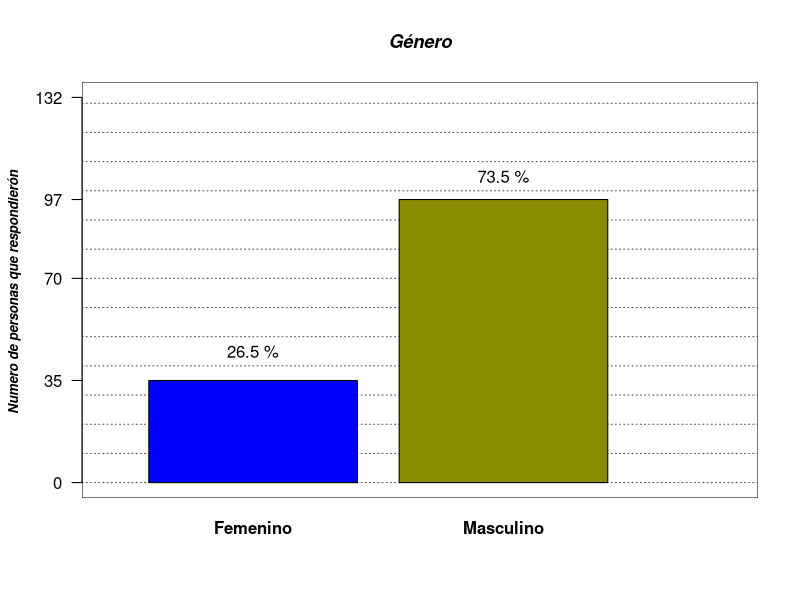
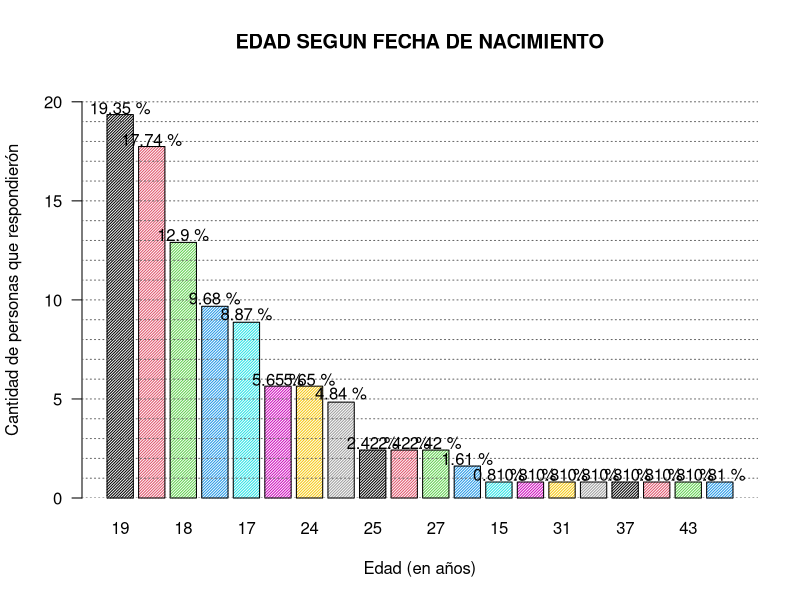
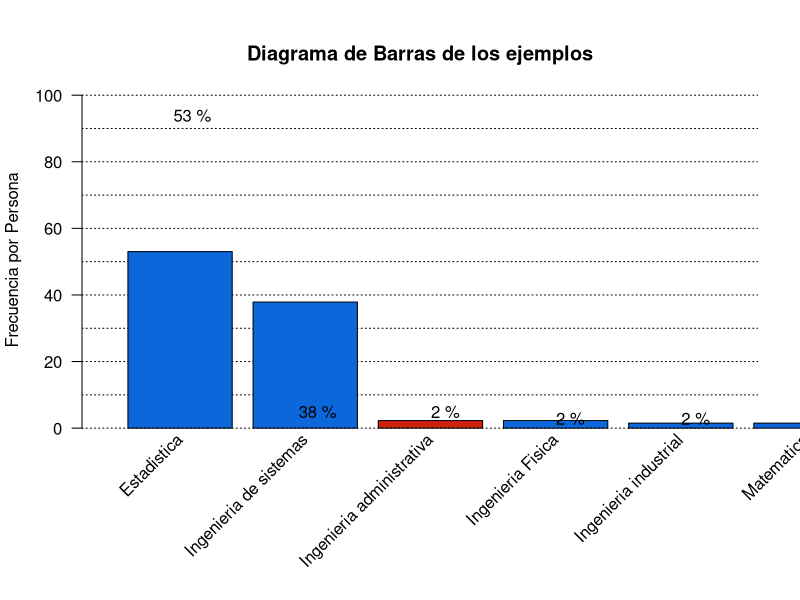
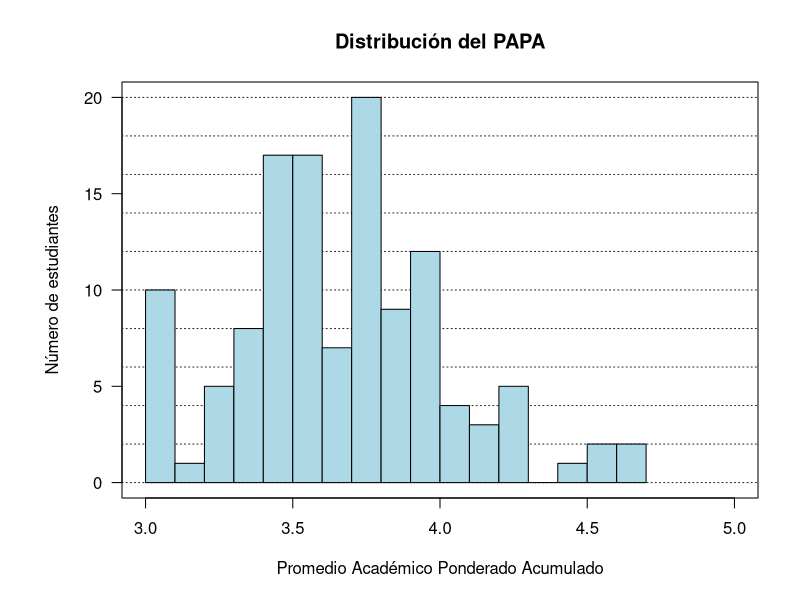
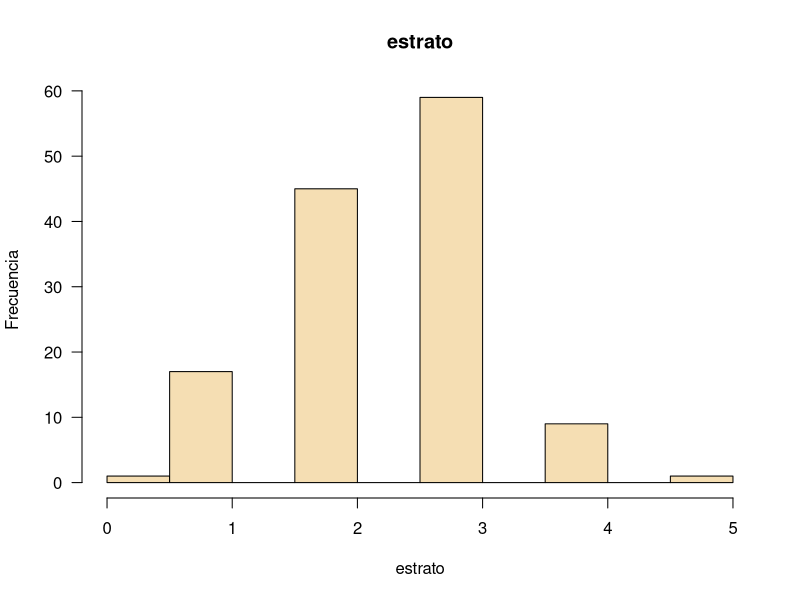
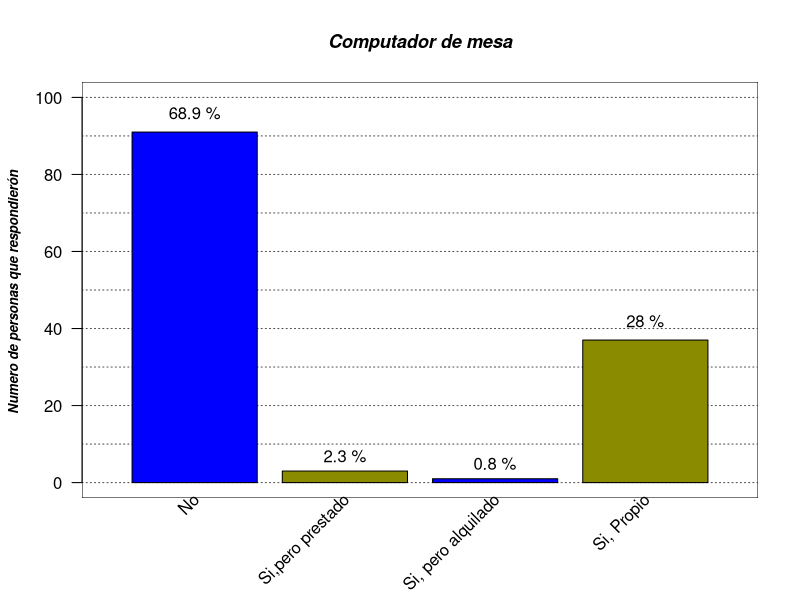
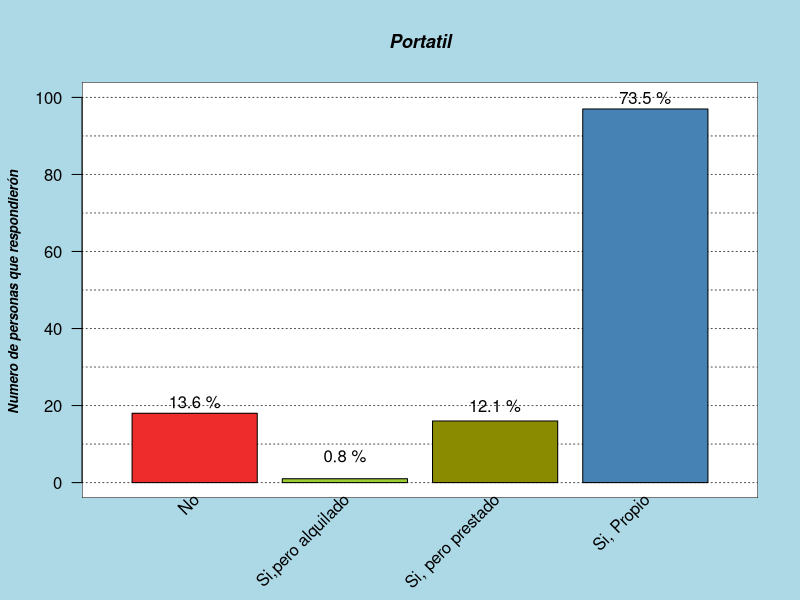
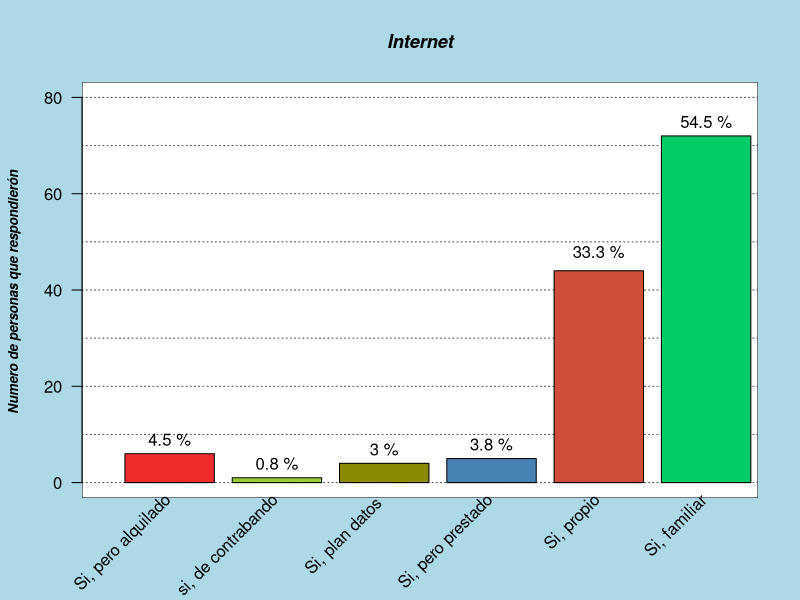

The R source for these figures, in order: (Note: this script raises an error after producing the figures.)
## ---- chunk 1
knitr::opts_chunk$set(echo = FALSE,
                      message = FALSE,
                      warning = FALSE)
## ---- chunk 2
library(knitr)
library(ggplot2)
library(dplyr)
library(hexbin)
library(tidyverse)
encuesta <- read.csv2("Encuesta_habitos_dep.csv", 
                       encoding = "UTF-8",
                      header = TRUE,
                       dec = ".")
## ---- chunk 3
genero <- table(encuesta$genero)
kable(genero,col.names = c("Genero","Cantidad de Respuestas"))
## ---- chunk 4
parametros_anterior <- par(no.readonly = TRUE)
#grafica de variable genero

par(bg="white")
plot(seq(0,3, length.out = 132), seq(0,132, length.out = 132), type="n",
     main   = "Género",
     
     font.main = 4,
     font.lab  = 4,
     cex.main  = 1.1,
     cex.lab   = 0.8,
     cex.sub   = 0.8,
     axes      = FALSE,
     xlab      = " ",
     ylab      = "Numero de personas que respondierón ",
     
     )

rect(par("usr")[1],par("usr")[3],par("usr")[2],par("usr")[4],col="white")

abline(h   = seq(0,132,10), 
       col = rep("grey30",17), 
       lty = 3,
       
       )

#mostramos con barplot la tabla1
grafica_genero <- barplot(genero,
                col       = c("blue", "yellow4"),
                font.axis = 2,
                axes      = FALSE,
                add       = TRUE
                )
axis(2, at = c(0,35,70,97,132),las = 1)

text(grafica_genero,
     c(45,105),
     labels = paste(round((genero/sum(genero)*100),1),"%")
     )

par(parametros_anterior)
## ---- chunk 5
kable(table(encuesta$edad),col.names = c("Edad","Número de Respuestas"))
## ---- chunk 6
a1 <-table(encuesta$edad)
## ---- chunk 7
b1 <-a1/sum(a1) * 100
## ---- chunk 8
parametros_anterior <- par(no.readonly = TRUE)
colores <-c("#0c67da")
b1<- b1[order(b1, decreasing=TRUE)]
ht <- barplot(b1, 
        las = 1, 
        space = 0.2,
        main = "EDAD SEGUN FECHA DE NACIMIENTO",
        density = 50,
        ylab = "Cantidad de personas que respondierón",
        xlab = "Edad (en años)",
        ylim = c(0,21),
         col = 1:dim(b1))
abline(h = seq(0, 20,1 ), col= rep("grey40",8), lty = 3)
text(ht, c (19.70, 18.1, 13.3, 10.1, 9.3,6,6,5.3,2.8,2.8,2.8,2,1.2,1.2,1.2,1.2,1.2,1.2,1.2,1.2) , labels = paste(round(b1,2),"%"))

par(parametros_anterior)

## ---- chunk 9
a2 <- table(encuesta$Carrera_depurada)

## ---- chunk 10
a0 <-a2/sum(a2) * 100

## ---- chunk 11
kable(a2,col.names = c("Carrera","Cantidad de Respuestas"))
## ---- chunk 12
parametros_anterior <- par(no.readonly = TRUE)
colores <-c("#0c67da", "#0c67da", "#cc1f0e", "#0c67da", "#0c67da")
a0<- a0[order(a0, decreasing=TRUE)]
par(mar=parametros_anterior$mar+c(3,0,0,0))
plot(seq(0,5, length.out= 100),1:100, type= "n",
     axes = FALSE, 
     main = "\nDiagrama de Barras de los ejemplos",
     xlab= "",
     ylab= "Frecuencia por Persona",
     besides= FALSE,
     xlim= c(0,6))

abline(h = seq(0, 100, 10),  col= "black", lty = 3)
ht <- barplot(a0, 
        las = 1, 
        ylim = c(0,80),
        xlab= "",
        names.arg = "",
        col = colores,
        add= TRUE)
text(ht, c (94,5,5,3,3), 
     labels = paste(formatC(round(a0),
                    digits= 6, decimal.mark = ",",
                    big.mark = "."),
                    "%"))
text(ht + 0.1,
    par("usr")[3],0.4,
    labels=names(a0),
    srt= 45,
    pos= 2,
    xpd= TRUE)

par(parametros_anterior)

## ---- chunk 13
kable(table(encuesta$PAPA),col.names = c("PAPA","Frecuencia"))
## ---- chunk 14
param_ant <- par(no.readonly = TRUE)
par(mar = param_ant$mar + c(0, 2, 0, 0))
plot(c(3, 5), c(0, 20), type = "n", xlab = "", ylab = "",
     las = 1)
title(main = "Distribución del PAPA",
     xlab = "Promedio Académico Ponderado Acumulado",
     ylab = "Número de estudiantes")
abline(h = seq(0, 20, 2), col = "gray15", lty = 9)
hist(encuesta$PAPA, nclass = 20,
     col = "lightblue",
     add = TRUE)
par(param_ant)
## ---- chunk 15
papa <- as.numeric(encuesta$PAPA_depurado)
tabla_papa <- sort(table(papa), decreasing = TRUE)
j <- cbind(papa)
k <- summary(papa)
k

## ---- chunk 16
estrato_tabla <- table(encuesta$estrato_depurado)
kable(estrato_tabla,col.names = c("Estrato","Respuestas"))
## ---- chunk 17
estrato <- as.numeric(encuesta$estrato_depurado)
tabla_estrato <- sort(table(estrato), decreasing = TRUE)
parametros_anterior <- par(no.readonly = TRUE)



par(bg = "white")

hist(estrato, main = "estrato",
     xlab = "estrato", ylab = "Frecuencia",
     border = "black",
     col = "wheat",
     las =1,
     xlim = c(0,5))

par(parametros_anterior)

## ---- chunk 18
j <- cbind(estrato)
k <- summary(estrato)
k
## ---- chunk 19
computador_Mesa <- table(encuesta$computador_mesa)
kable(computador_Mesa,col.names = c("Repuesta","Cantidad de Respuestas"))
## ---- chunk 20
parametros_anterior <- par(no.readonly = TRUE)

par(bg="white")

plot(seq(0,10, length.out = 60), seq(0,6, length.out = 60), type="n",
     main   = "Computador de mesa",
     
     font.main = 4,
     font.lab  = 4,
     cex.main  = 1.1,
     cex.lab   = 0.8,
     cex.sub   = 0.8,
     axes      = FALSE,
     xlab      = " ",
     ylab      = "Numero de personas que respondierón ",
     xlim = c(0,5),
     ylim = c(0,100)
     )

rect(par("usr")[1],par("usr")[3],par("usr")[2],par("usr")[4],col="white")

abline(h   = seq(0,100,10), 
       col = rep("grey30",17), 
       lty = 3,
       
       )

Barras_computador <- barplot(computador_Mesa,
                col       = c("blue", "yellow4"),
                font.axis = 2,
                axes      = FALSE,
                add       = TRUE,
                xlim = c(0,5),
                names.arg = ""
                )
axis(2, at = c(),las = 1)

text(Barras_computador,
     c(96,7,5,42),
     labels = paste(round((computador_Mesa/sum(computador_Mesa)*100),1),"%")
     )

text(Barras_computador+0.1,
     par("usr")[3],0.4,
     labels = c("No","Si,pero prestado","Si, pero alquilado","Si, Propio"),
     srt = 45,
     pos = 2,
     xpd = TRUE)

par(parametros_anterior)
## ---- chunk 21
Portatil <- table(encuesta$portatil)
## ---- chunk 22
kable(Portatil,col.names = c("Respuesta","Cantidad de respuestas"))
## ---- chunk 23
parametros_anterior <- par(no.readonly = TRUE)
#Grafica variable portatil

par(bg = "lightblue")
plot(seq(0,10, length.out = 60), seq(0,6, length.out = 60), type="n",
     main   = "Portatil",
     
     font.main = 4,
     font.lab  = 4,
     cex.main  = 1.1,
     cex.lab   = 0.8,
     cex.sub   = 0.8,
     axes      = FALSE,
     xlab      = " ",
     ylab      = "Numero de personas que respondierón ",
     xlim = c(0,5),
     ylim = c(0,100)
     )

rect(par("usr")[1],par("usr")[3],par("usr")[2],par("usr")[4],col="white")

abline(h   = seq(0,100,10), 
       col = rep("grey30",17), 
       lty = 3,
       
       )


Barras_Portatil <- barplot(Portatil,
                           col       = c("firebrick2", "olivedrab3", "yellow4", "steelblue"),
                font.axis = 2,
                axes      = FALSE,
                add       = TRUE,
                xlim = c(0,5),
                names.arg = ""
                )
axis(2, at = c(),las = 1)

text(Barras_Portatil,
     c(21,7,20,100),
     labels = paste(round((Portatil/sum(Portatil)*100),1),"%")
     )

text(Barras_Portatil+0.1,
     par("usr")[3],0.4,
     labels = c("No","Si,pero alquilado","Si, pero prestado","Si, Propio"),
     srt = 45,
     pos = 2,
     xpd = TRUE)

par(parametros_anterior)

## ---- chunk 24
internet <- table(encuesta$internet)
## ---- chunk 25
kable(internet,col.names = c("Respuestas","Cantidad de respuestas"))
## ---- chunk 26
parametros_anterior <- par(no.readonly = TRUE)
#Grafica variable internet

par(bg = "lightblue")
plot(seq(0,10, length.out = 60), seq(0,6, length.out = 60), type="n",
     main   = "Internet",
     
     font.main = 4,
     font.lab  = 4,
     cex.main  = 1.1,
     cex.lab   = 0.8,
     cex.sub   = 0.8,
     axes      = FALSE,
     xlab      = " ",
     ylab      = "Numero de personas que respondierón ",
     xlim = c(0,7),
     ylim = c(0,80)
     )

rect(par("usr")[1],par("usr")[3],par("usr")[2],par("usr")[4],col="white")

abline(h   = seq(0,100,10), 
       col = rep("grey30",17), 
       lty = 3,
       
       )


Barras_internet <- barplot(internet,
                           col       = c("firebrick2", "olivedrab3", "yellow4", "steelblue", "tomato3", "springgreen3"),
                font.axis = 2,
                axes      = FALSE,
                add       = TRUE,
                xlim = c(0,5),
                names.arg = ""
                )
axis(2, at = c(),las = 1)

text(Barras_internet,
     c(9, 4, 7, 8, 48, 75),
     labels = paste(round((internet/sum(internet)*100),1),"%")
     )

text(Barras_internet+0.1,
     par("usr")[3],0.4,
     labels = c("Si, pero alquilado", "si, de contrabando","Si, plan datos ","Si, pero prestado", "Si, propio", "Si, familiar"),
     srt = 45,
     pos = 2,
     xpd = TRUE)

par(parametros_anterior)

## ---- chunk 27
Smartphone <- table(encuesta$smartphone)
## ---- chunk 28
kable(Smartphone,col.names = c("Repsuesta","cantidad de respuestas"))
## ---- chunk 29
parametros_anterior <- par(no.readonly = TRUE)
#Grafica variable Smartphone

par(bg = "lightblue")
plot(seq(0,10, length.out = 60), seq(0,6, length.out = 60), type="n",
     main   = "Smartphone",
     
     font.main = 4,
     font.lab  = 4,
     cex.main  = 1.1,
     cex.lab   = 0.8,
     cex.sub   = 0.8,
     axes      = FALSE,
     xlab      = " ",
     ylab      = "Numero de personas que respondierón ",
     xlim = c(0,6),
     ylim = c(0,140)
     )

rect(par("usr")[1],par("usr")[3],par("usr")[2],par("usr")[4],col="white")

abline(h   = seq(0,140,20), 
       col = rep("grey30",17), 
       lty = 3,
       
       )


Barras_smartphone <- barplot(Smartphone,
                           col       = c("firebrick2", "olivedrab3", "yellow4", "steelblue"),
                font.axis = 2,
                axes      = FALSE,
                add       = TRUE,
                xlim = c(0,5),
                names.arg = ""
                )
axis(2, at = c(),las = 1)

text(Barras_smartphone,
     c(5, 5, 5, 7, 133),
     labels = paste(round((Smartphone/sum(Smartphone)*100),1),"%")
     )

text(Barras_smartphone+0.1,
     par("usr")[3],0.4,
     labels = c("No Respondio", "NO", "Si, pero alquilado", "Si, pero prestado ","Si, propio"),
     srt = 45,
     pos = 2,
     xpd = TRUE)
par(parametros_anterior)

## ---- chunk 30
Estado_gov <- table(encuesta$estad_gov)
## ---- chunk 31
kable(Estado_gov,col.names = c("Respuesta","Número de Respuestas"))
## ---- chunk 32
parametros_anterior <- par(no.readonly = TRUE)
#Grafica variable Estado gov

par(bg = "floralwhite")
plot(seq(0,10, length.out = 60), seq(0,6, length.out = 60), type="n",
     main   = "Estado Gov",
     
     font.main = 4,
     font.lab  = 4,
     cex.main  = 1.1,
     cex.lab   = 0.8,
     cex.sub   = 0.8,
     axes      = FALSE,
     xlab      = " ",
     ylab      = "Numero de personas que respondierón ",
     xlim = c(0,4),
     ylim = c(0,100)
     )

rect(par("usr")[1],par("usr")[3],par("usr")[2],par("usr")[4],col="white")

abline(h   = seq(0,100,10), 
       col = rep("grey30",17), 
       lty = 3,
       
       )

Barras_Estado <- barplot(Estado_gov,
                           col = c("lightblue", "lemonchiffon", "greenyellow"),
                font.axis = 2,
                axes      = FALSE,
                add       = TRUE,
                xlim = c(0,5),
                names.arg = ""
                )
axis(2, at = c(),las = 1)

text(Barras_Estado,
     c(5, 5),
     labels = paste(round((Estado_gov/sum(Estado_gov)*100),1),"%")
     )

text(Barras_Estado+0.1,
     par("usr")[3],0.4,
     labels = c("No", "No respindio", "si"),
     srt = 45,
     pos = 2,
     xpd = TRUE)

par(parametros_anterior)

## ---- chunk 33
Origen_depurado <- with(encuesta, c(Origen1, Origen2, Origen3))
origen <- sort(table(Origen_depurado), decreasing = TRUE)
## ---- chunk 34
kable(origen,col.names = c("Origen","Respuestas"))
## ---- chunk 35
#Grafica variable Origen covid 19

parametros_anterior <- par(no.readonly = TRUE)

par(bg = "floralwhite")
plot(seq(0,10, length.out = 60), seq(0,6, length.out = 60), type="n",
     main   = "Origen covid 19",
     
     font.main = 4,
     font.lab  = 4,
     cex.main  = 1.1,
     cex.lab   = 0.8,
     cex.sub   = 0.8,
     axes      = FALSE,
     xlab      = " ",
     ylab      = "Numero de personas que respondierón ",
     xlim = c(0,6),
     ylim = c(0,80)
     )

rect(par("usr")[1],par("usr")[3],par("usr")[2],par("usr")[4],col="white")

abline(h   = seq(0,80,10), 
       col = rep("grey30",17), 
       lty = 3
       )

Barras_origen <- barplot(origen,
                           col = c("turquoise2", "violet", "lawngreen", "lightpink1", "orange"),
                font.axis = 2,
                axes      = FALSE,
                add       = TRUE,
                xlim = c(0,5),
                names.arg = ""
                )
axis(2, at = c(),las = 1)

text(Barras_origen,
     c(77, 50, 18, 11, 6),
     labels = paste(round((origen/sum(origen)*100),1),"%")
     )

text(Barras_origen+0.1,
     par("usr")[3],0.4,
     labels = "",
     srt = 45,
     pos = 2,
     xpd = TRUE)

legend(Barras_origen[2, 1] +1 , 80, legend = c("Fue un resultado de pasar el virus 
de animales a los humanos ",
" Fue fabricado en un laboratorio ", 
"No respondio",
"Es una conspiración",
"No es real, es un pretexto de
los gobiernos del mundo"),
       col = c("turquoise2", "violet", "lawngreen", "lightpink1", "orange"),
       pch = 17)

par(parametros_anterior)
## ---- chunk 36
combinar<- with(encuesta, c(habito_1,habito_2,habito_3,habito_4
                          ,habito_5,habito_6,habito_7,habito_8,habito_9
                          ,habito_10,habito_11,habito_12,habito_13,habito_14
                          ,habito_15,habito_16,habito_17))

tabla <- sort(table(combinar))
kable(tabla,col.names = c("Habito","Número de respuestas"))

## ---- chunk 37

par(mar=c(4,23.9,1,1))
graficaber <-barplot(tabla, las = 2, cex.names = 0.7,cex.axis = 1,horiz = TRUE,xlim = c(0,130),
                     col = c("cyan","darkred","blue","yellow","violet","tomato"))

text(c(25,34,35,44,50,55,55,60,60,68,68,70,78,80,85,85,91,93,105,108,113)+1,graficaber,
     labels = paste(round(tabla/sum(tabla)*100,2),"%")
     )


## ---- chunk 38
tabla9<- sort(table(encuesta$aleatorio))
kable(tabla9,col.names = c("Valor Aleatorio","Frecuencia"))
## ---- chunk 39
grafica9<-barplot(tabla9,las=2,col = c("cyan","darkred","blue","yellow","violet","tomato"),ylim = c(0,40))

text(grafica9,
     c(3,8,10,10,11,12,12,15,16,21,36),
     labels = paste(round((tabla9/sum(tabla9)*100),1),"%")
     )
## ---- chunk 40
ggplot(encuesta, aes(genero,PAPA,col = genero)) +
  geom_point(size = 2) +
  geom_smooth(se = FALSE)
## ---- chunk 41
ggplot(encuesta ,aes(x=edad,y=PAPA,col=PAPA))+
  geom_point(size = 2)+theme(axis.text.x = element_text(angle = 90, hjust = 1))

## ---- chunk 42
ggplot(encuesta, aes(PAPA, Carrera_depurada,col = Carrera_depurada)) +
  geom_point(size = 2) +
  geom_smooth(se = FALSE)
## ---- chunk 43
ggplot(encuesta, aes(PAPA, estrato,col = PAPA)) +
  geom_point(size = 2) +
  geom_smooth(se = FALSE)
## ---- chunk 44
Computador_mesa1 <- tapply(encuesta$PAPA_depurado, encuesta$computador_mesa, mean, na.rm = TRUE)
## ---- chunk 45
parametros_anterior <- par(no.readonly = TRUE)

par(bg = "floralwhite")


par(mar = parametros_anterior$mar + c(16, 10, 0, 0),
    las = 2,
    xaxt = "n",
    yaxt = "n")

with(encuesta, boxplot(PAPA_depurado ~ computador_mesa,
                       xlab = "",
                       notch = TRUE,
                       varwidth = TRUE,
                       col = c("darkseagreen2", "darkslategray2", "lavenderblush2", "lightpink1")))
     

title(main = "PAPA con computador de mesa ")

text(1:length(Computador_mesa1),
     par("usr")[3] - 0.2,
     labels = names(Computador_mesa1),
     srt = 45,
     pos = 2,
     xpd = TRUE)

text(par("usr")[1] - 0.4,
     seq(3, max(encuesta$PAPA_depurado, na.rm = TRUE), 
         0.2),
     labels = formatC(seq(3, max(encuesta$PAPA_depurado, na.rm = TRUE), 0.2),
                      digits = 1,
                      width = 3,
                      format = "f",
                      flag = "0"),
     xpd = TRUE)

axis(side = 2, 
     at = seq(3, max(encuesta$PAPA_depurado, na.rm = TRUE), 0.2))

mtext("computador de mesa", 
      las = 1, 
      side = 1, line = 8)
abline(h = mean(encuesta$PAPA_depurado, na.rm = TRUE),
       col = "blue")

par(parametros_anterior)
## ---- chunk 46
portatil1 <- tapply(encuesta$PAPA_depurado, encuesta$portatil, mean, na.rm = TRUE)
## ---- chunk 47
parametros_anterior <- par(no.readonly = TRUE)

par(bg = "floralwhite")

par(mar = parametros_anterior$mar + c(16, 10, 0, 0),
    las = 2,
    xaxt = "n",
    yaxt = "n")

with(encuesta, boxplot(PAPA_depurado ~ portatil,
                       xlab = "",
                       notch = TRUE,
                       varwidth = TRUE,
                       col = c("darkolivegreen1", "darkslategray3", "khaki1", "lightsalmon")))
     

title(main = "PAPA con la variable Portatil")

text(1:length(portatil1),
     par("usr")[3] - 0.2,
     labels = names(portatil1),
     srt = 45,
     pos = 2,
     xpd = TRUE)

text(par("usr")[1] - 0.4,
     seq(3, max(encuesta$PAPA_depurado, na.rm = TRUE), 
         0.2),
     labels = formatC(seq(3, max(encuesta$PAPA_depurado, na.rm = TRUE), 0.2),
                      digits = 1,
                      width = 3,
                      format = "f",
                      flag = "0"),
     xpd = TRUE)

axis(side = 2, 
     at = seq(3, max(encuesta$PAPA_depurado, na.rm = TRUE), 0.2))

mtext("portatil", 
      las = 1, 
      side = 1, line = 8)
abline(h = mean(encuesta$PAPA_depurado, na.rm = TRUE),
       col = "blue")

par(parametros_anterior)
## ---- chunk 48
Internet1 <- tapply(encuesta$PAPA_depurado, encuesta$internet, mean, na.rm = TRUE)
## ---- chunk 49

parametros_anterior <- par(no.readonly = TRUE)

par(bg = "floralwhite")

par(mar = parametros_anterior$mar + c(16, 10, 0, 0),
    las = 2,
    xaxt = "n",
    yaxt = "n")

with(encuesta, boxplot(PAPA_depurado ~ internet,
                       xlab = "",
                       notch = TRUE,
                       varwidth = TRUE,
                       col = c("mediumspringgreen", "navajowhite", "lightsteelblue1", "rosybrown1", "gold", "darkorchid1")))
     

title(main = "PAPA con la variable internet")

text(1:length(Internet1),
     par("usr")[3] - 0.2,
     labels = names(Internet1),
     srt = 45,
     pos = 2,
     xpd = TRUE)

text(par("usr")[1] - 0.4,
     seq(3, max(encuesta$PAPA_depurado, na.rm = TRUE), 
         0.2),
     labels = formatC(seq(3, max(encuesta$PAPA_depurado, na.rm = TRUE), 0.2),
                      digits = 1,
                      width = 3,
                      format = "f",
                      flag = "0"),
     xpd = TRUE)

axis(side = 2, 
     at = seq(3, max(encuesta$PAPA_depurado, na.rm = TRUE), 0.2))

mtext("INTERNET", 
      las = 1, 
      side = 1, line = 8)
abline(h = mean(encuesta$PAPA_depurado, na.rm = TRUE),
       col = "blue")

par(parametros_anterior)
## ---- chunk 50
smartphone1 <- tapply(encuesta$PAPA_depurado, encuesta$smartphone, mean, na.rm = TRUE)
## ---- chunk 51
parametros_anterior <- par(no.readonly = TRUE)

par(bg = "floralwhite")


par(mar = parametros_anterior$mar + c(16, 10, 0, 0),
    las = 2,
    xaxt = "n",
    yaxt = "n")

with(encuesta, boxplot(PAPA_depurado ~ smartphone,
                       xlab = "",
                       notch = TRUE,
                       varwidth = TRUE,
                       col = c("red", "green", "yellow", "gold", "darksalmon")))
     

title(main = "PAPA la variable smartphone ")

text(1:length(smartphone1),
     par("usr")[3] - 0.2,
     labels = names(smartphone1),
     srt = 45,
     pos = 2,
     xpd = TRUE)

text(par("usr")[1] - 0.4,
     seq(3, max(encuesta$PAPA_depurado, na.rm = TRUE), 
         0.2),
     labels = formatC(seq(3, max(encuesta$PAPA_depurado, na.rm = TRUE), 0.2),
                      digits = 1,
                      width = 3,
                      format = "f",
                      flag = "0"),
     xpd = TRUE)

axis(side = 2, 
     at = seq(3, max(encuesta$PAPA_depurado, na.rm = TRUE), 0.2))

mtext("smartphone", 
      las = 1, 
      side = 1, line = 8)
abline(h = mean(encuesta$PAPA_depurado, na.rm = TRUE),
       col = "blue")

par(parametros_anterior)
